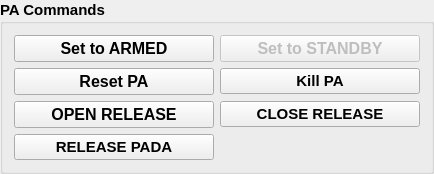
      <widget class="QGroupBox" name="groupBox_10">
       <property name="minimumSize">
        <size>
         <width>0</width>
         <height>100</height>
        </size>
       </property>
       <property name="font">
        <font>
         <pointsize>11</pointsize>
         <bold>true</bold>
        </font>
       </property>
       <property name="title">
        <string>PA Commands</string>
       </property>
       <layout class="QGridLayout" name="gridLayout_19">
        <item row="0" column="1">
         <widget class="QPushButton" name="stdbPA_PB">
          <property name="enabled">
           <bool>false</bool>
          </property>
          <property name="minimumSize">
           <size>
            <width>200</width>
            <height>0</height>
           </size>
          </property>
          <property name="maximumSize">
           <size>
            <width>200</width>
            <height>16777215</height>
           </size>
          </property>
          <property name="font">
           <font>
            <pointsize>12</pointsize>
            <bold>true</bold>
           </font>
          </property>
          <property name="styleSheet">
           <string notr="true"/>
          </property>
          <property name="text">
           <string>Set to STANDBY</string>
          </property>
         </widget>
        </item>
        <item row="0" column="0">
         <widget class="QPushButton" name="armPA_PB">
          <property name="minimumSize">
           <size>
            <width>200</width>
            <height>0</height>
           </size>
          </property>
          <property name="maximumSize">
           <size>
            <width>200</width>
            <height>16777215</height>
           </size>
          </property>
          <property name="font">
           <font>
            <pointsize>12</pointsize>
            <bold>true</bold>
           </font>
          </property>
          <property name="styleSheet">
           <string notr="true"/>
          </property>
          <property name="text">
           <string>Set to ARMED</string>
          </property>
         </widget>
        </item>
        <item row="2" column="1">
         <widget class="QPushButton" name="closeReleasePADA_PB">
          <property name="text">
           <string>CLOSE RELEASE</string>
          </property>
         </widget>
        </item>
        <item row="1" column="0">
         <widget class="QPushButton" name="resetPA_PB">
          <property name="minimumSize">
           <size>
            <width>200</width>
            <height>0</height>
           </size>
          </property>
          <property name="maximumSize">
           <size>
            <width>200</width>
            <height>16777215</height>
           </size>
          </property>
          <property name="font">
           <font>
            <pointsize>12</pointsize>
            <bold>true</bold>
           </font>
          </property>
          <property name="styleSheet">
           <string notr="true"/>
          </property>
          <property name="text">
           <string>Reset PA</string>
          </property>
         </widget>
        </item>
        <item row="2" column="0">
         <widget class="QPushButton" name="openReleasePADA_PB">
          <property name="minimumSize">
           <size>
            <width>200</width>
            <height>0</height>
           </size>
          </property>
          <property name="maximumSize">
           <size>
            <width>200</width>
            <height>16777215</height>
           </size>
          </property>
          <property name="font">
           <font>
            <pointsize>12</pointsize>
            <bold>true</bold>
           </font>
          </property>
          <property name="styleSheet">
           <string notr="true"/>
          </property>
          <property name="text">
           <string>OPEN RELEASE</string>
          </property>
         </widget>
        </item>
        <item row="1" column="1">
         <widget class="QPushButton" name="KillPA">
          <property name="text">
           <string>Kill PA</string>
          </property>
         </widget>
        </item>
        <item row="3" column="0">
         <widget class="QPushButton" name="releasePADA_PB">
          <property name="text">
           <string>RELEASE PADA</string>
          </property>
         </widget>
        </item>
       </layout>
      </widget>
